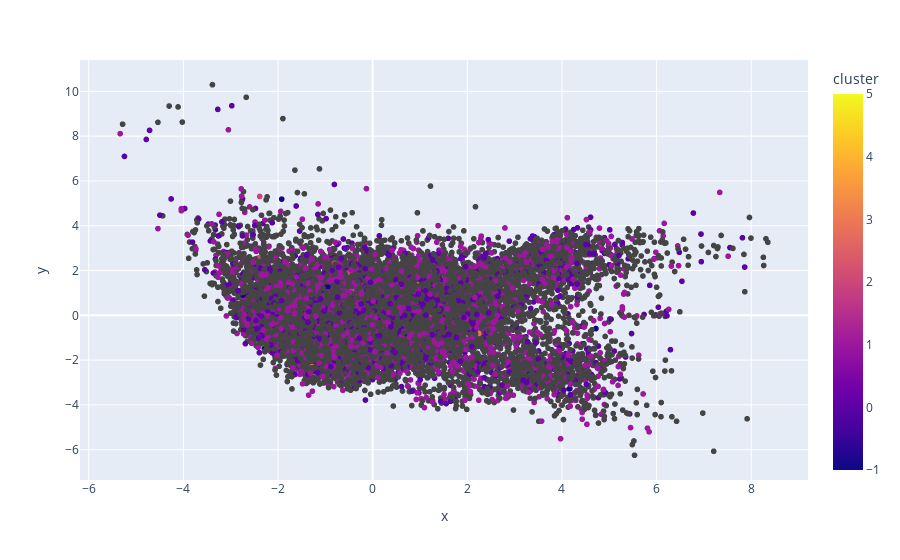

Source (notebook cell):
### Code cell
from sklearn.decomposition import PCA
import plotly.express as px
from sklearn.discriminant_analysis import StandardScaler 
from sklearn.model_selection import train_test_split

train, test = train_test_split(df_artists_tracks, test_size=0.7, random_state=42)


pca_pipeline = Pipeline([('scaler', StandardScaler()), ('PCA', PCA(n_components=2))])
song_embedding = pca_pipeline.fit_transform(train[METRIC_FEATURES])
projection = pd.DataFrame(columns=['x', 'y'], data=song_embedding)
projection['title'] = train['tracks_name']
projection['cluster'] = train['metric_cluster']

fig = px.scatter(
    projection, x='x', y='y', color='cluster', hover_data=['x', 'y', 'title'])
fig.show()

### Figure 1 — Plotly figure (JSON) as saved in the notebook; plotly's stock layout.template omitted (floating-point values rounded to 4 significant figures; data arrays with more than 128 entries replaced by an {"elided": "..."} marker saying what was removed)
{"data": [{"customdata": {"elided": "23353x1 str values"}, "hovertemplate": "x=%{x}<br>y=%{y}<br>title=%{customdata[0]}<br>cluster=%{marker.color}<extra></extra>", "legendgroup": "", "marker": {"color": {"elided": "23353 int values"}, "coloraxis": "coloraxis", "symbol": "circle"}, "mode": "markers", "name": "", "showlegend": false, "type": "scattergl", "x": {"elided": "23353 float values"}, "xaxis": "x", "y": {"elided": "23353 float values"}, "yaxis": "y"}], "layout": {"coloraxis": {"colorbar": {"title": {"text": "cluster"}}, "colorscale": [[0, "#0d0887"], [0.1111, "#46039f"], [0.2222, "#7201a8"], [0.3333, "#9c179e"], [0.4444, "#bd3786"], [0.5556, "#d8576b"], [0.6667, "#ed7953"], [0.7778, "#fb9f3a"], [0.8889, "#fdca26"], [1, "#f0f921"]]}, "legend": {"tracegroupgap": 0}, "margin": {"t": 60}, "xaxis": {"anchor": "y", "domain": [0, 1], "title": {"text": "x"}}, "yaxis": {"anchor": "x", "domain": [0, 1], "title": {"text": "y"}}}}
